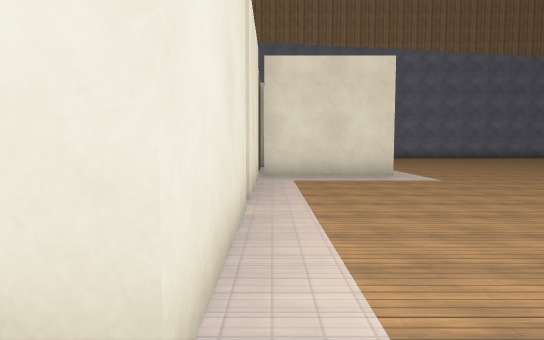
view 1 (above)

24 first-person views from a walk through a 3-D level made in the Godot game engine. The camera is 1.5 m above the floor, tilts 4° down and sees 75° across. The floor is counted in squares, 2 m on a side. Each view is taken from the middle of a square. On the plan, view 1 faces up. The plan holds only what a view shows up to about 11 squares ahead; the rest is blank. The place goes on beyond the plan. Surface patterns are stand-ins for the level's own textures.

view 2
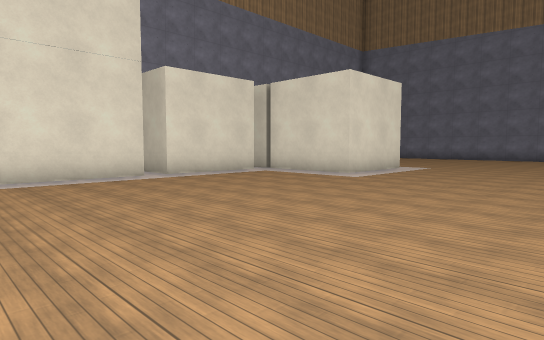

view 3
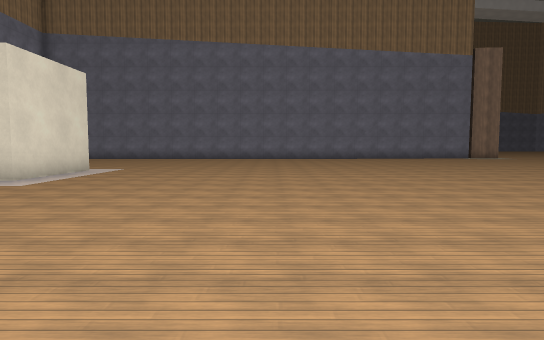

view 4
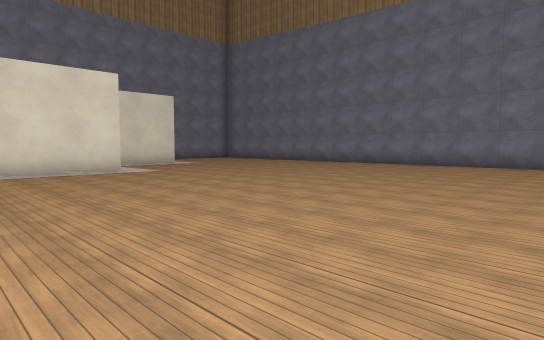

view 5
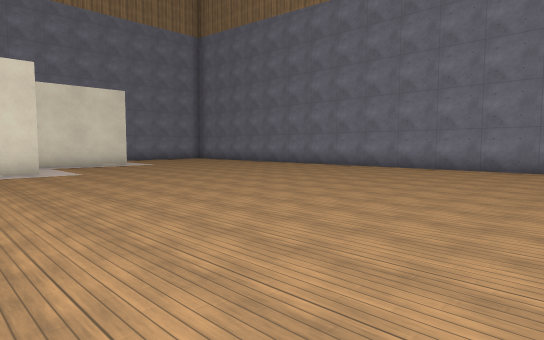

view 6
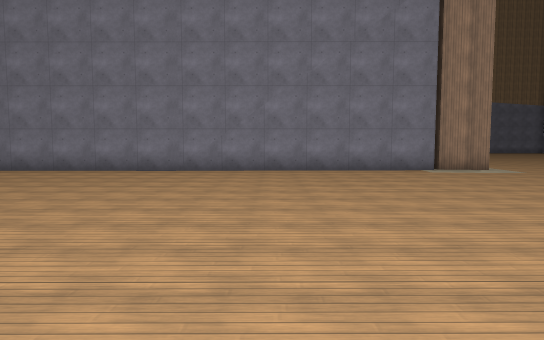

view 7
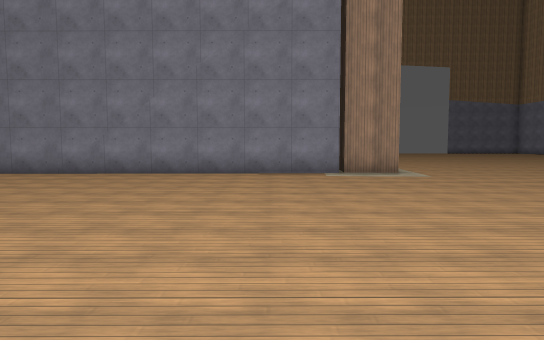

view 8
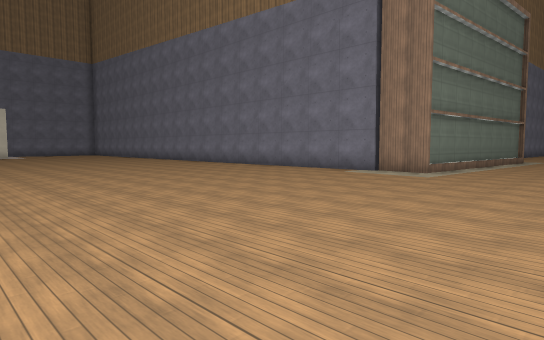

view 9
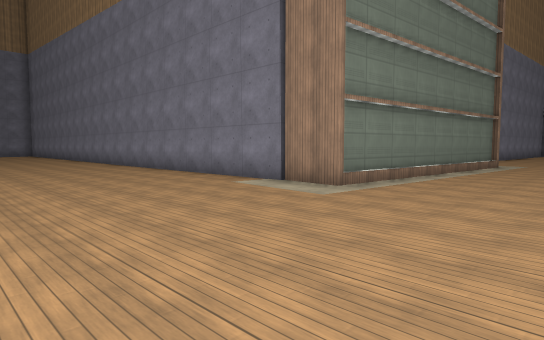

view 10
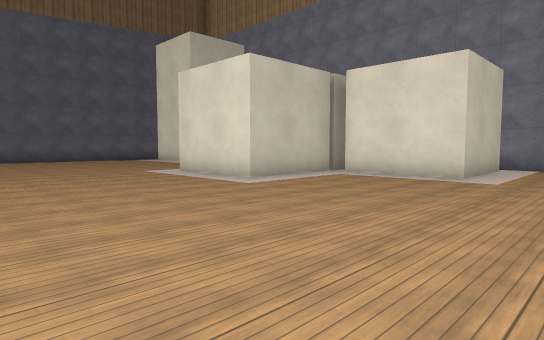

view 11
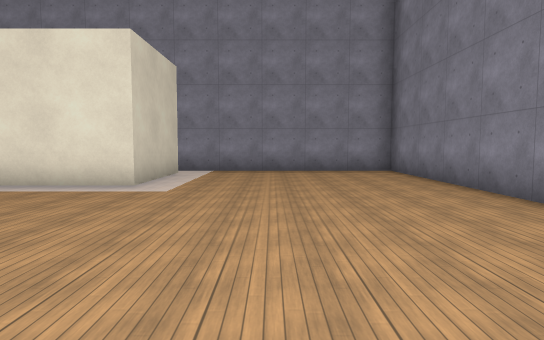

view 12
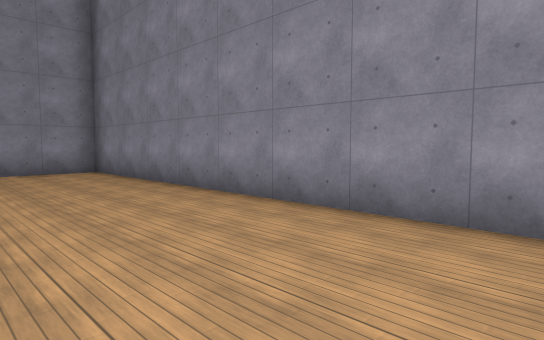

view 13
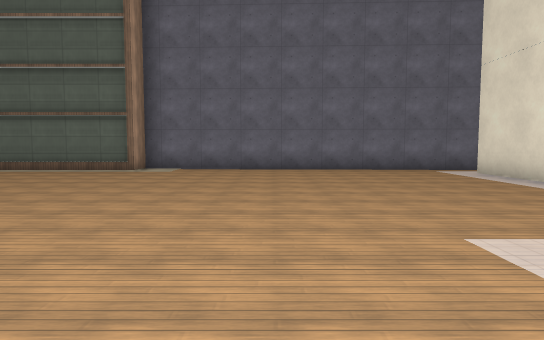

view 14
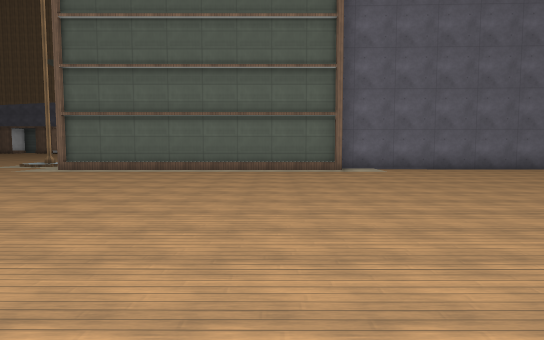

view 15
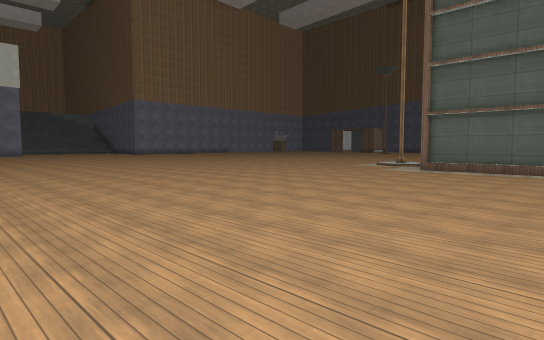

view 16
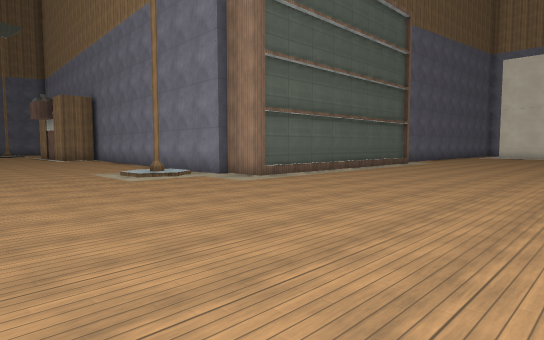

view 17
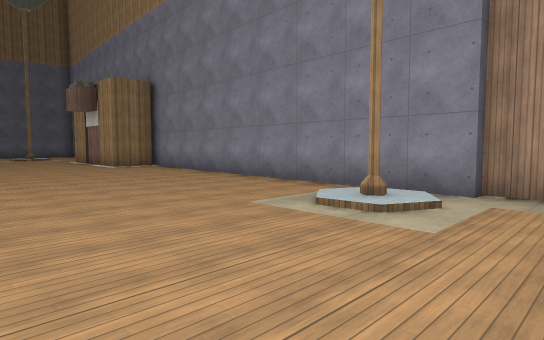

view 18
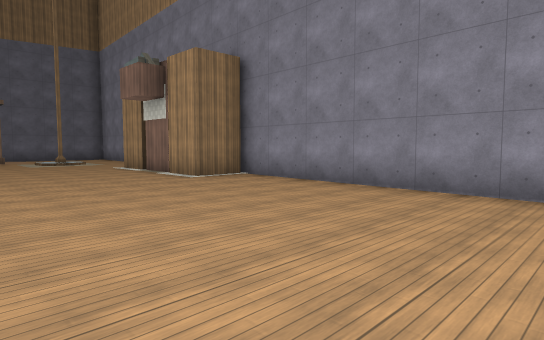

view 19
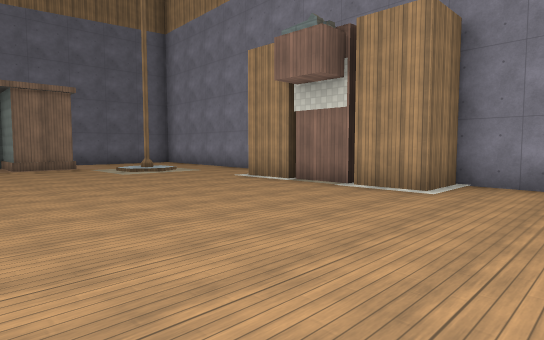

view 20
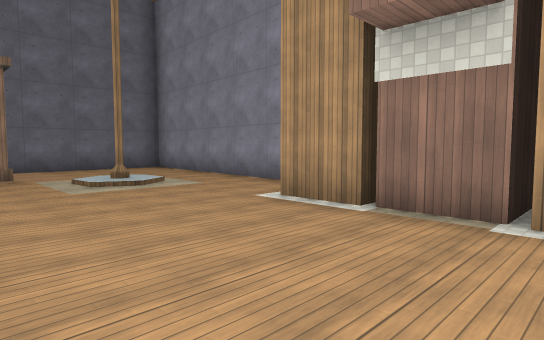

view 21
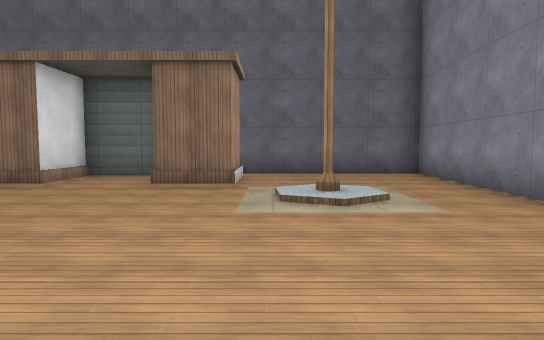

view 22
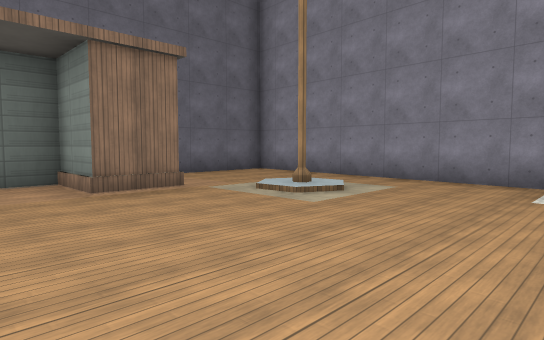

view 23
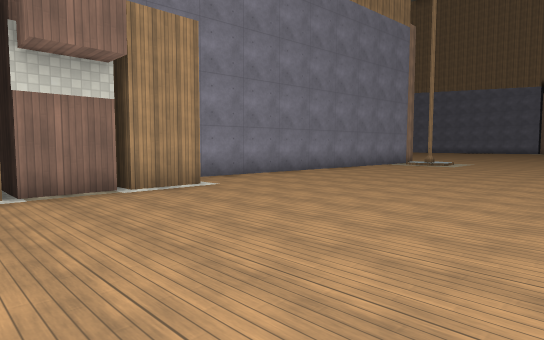

view 24
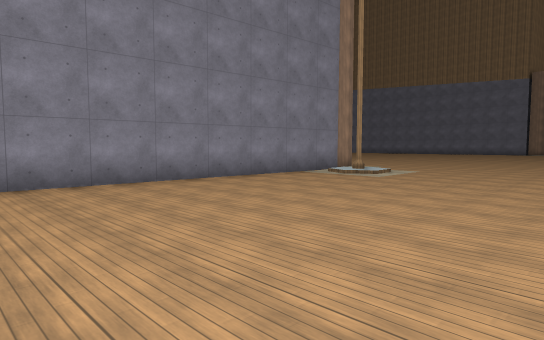

### Floor plan
Points are (right, up) in squares from view 1. A wall is a line through its corners. A room is listed if a view was taken in it or the views show most of it. See-through windows are left out.
Room 1 (views 1, 2, 3, 4, 5, 6, 7, 8, 9, 10, 11, 12, 13, 14, 15, 16, 17, 18, 19, 20, 21, 22, 23, 24)
walls: (17.2, -0.1) (17.2, -1.5); (17.5, -1.4) (16.8, -12.2); (8.9, -0.4) (17.3, -0.4); (9, -1) (9, -0.1); (-0.3, 4) (-0.3, 0.9) (-0.8, 0.9); (-0.3, 7.4) (-0.3, 4.5) (-1.6, 4.5); (-1, 11.1) (2.8, 11.1) (2.8, 8.1) (-0.2, 8.1); (-1.3, -0.7) (6.2, -1); (-3.2, 14.6) (-0.3, 14.6) (-0.3, 11.5); (20.6, 25.6) (20.2, 20.5) (-4.4, 20.5) (-4.4, 14.2); (16.5, -17) (16.1, -24.4) (20.9, -24.4); (20.7, -23.2) (20.7, -21.6) (22.2, -21.6) (22.2, -23.2) (24.3, -23.2) (24.3, -21.9)
objects: other object (17, -16) to (18, -16); other object (17, -13) to (18, -13); cabinet (18, -14)

Where each view was taken, in squares from view 1:
view 1: 0 up, 0 right, facing up
view 2: 0 up, 8 right, facing up-left
view 3: 1 up, 8 right, facing up
view 4: 7 up, 13 right, facing up-left
view 5: 9 up, 13 right, facing up-left
view 6: 10 up, 14 right, facing up
view 7: 11 up, 17 right, facing up
view 8: 11 up, 24 right, facing up-left
view 9: 15 up, 24 right, facing up-left
view 10: 17 up, 8 right, facing down-left
view 11: 17 up, 6 right, facing left
view 12: 17 up, 6 right, facing up-left
view 13: 10 up, 5 right, facing down
view 14: 10 up, 11 right, facing down
view 15: 10 up, 13 right, facing down-right
view 16: 6 up, 23 right, facing down-left
view 17: 0 up, 23 right, facing down-left
view 18: 5 down, 23 right, facing down-left
view 19: 10 down, 24 right, facing down-left
view 20: 13 down, 22 right, facing down-left
view 21: 15 down, 20 right, facing down
view 22: 16 down, 24 right, facing down-left
view 23: 16 down, 24 right, facing up-left
view 24: 11 down, 24 right, facing up-left
